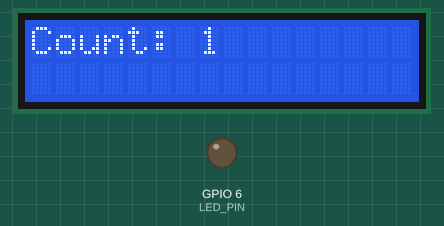
Recording of a sketch running on a simulated ESP32-S3. Shown: 16×2 character LCD, output pins drawn as LEDs (lit = HIGH). What the sketch prints to the serial monitor is not drawn.

Above: at 0.4 s.
At 9.0 s:
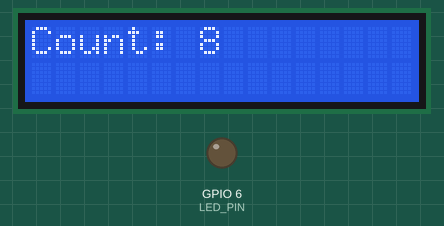
At 19.2 s:
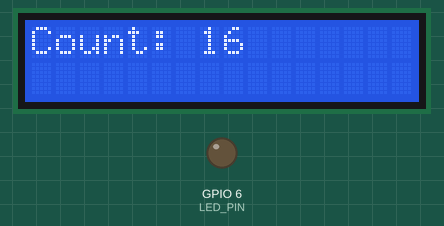
At 39.39 s:
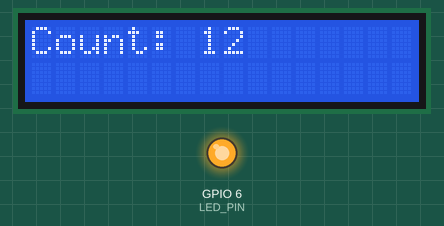
Timing chart, 0 to 40.0 s (numbered marks = the images above):
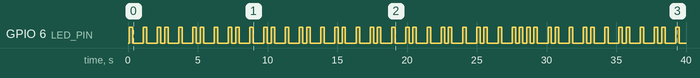

Measured:
- by itself, GPIO 6 (LED_PIN): LOW → HIGH at 0.07 s, → LOW 0.25 s later, → HIGH 0.77 s later, → LOW 0.25 s later, … (96 changes in this stretch)
- what the display in image 0 shows lasts 1.0 s, from 0.1 s to 1.1 s
- what the display in image 2 shows lasts 1.5 s, from 18.9 s to 20.4 s

The sketch:

Lab4Part1.ino
```cpp
// File Name: Lab4Part1
// Authors: Arjun Manu, Andrew Lin
// Date: 8/9/25
// Description: This sketch implements a Shortest Remaining Time First (SRTF) system to
//              schedule our tasks. All tasks' remaining times are reset after they have completed
//              and when then next task runs. This way, blink always preempts a task, and counting always
//              preempts the alphabet for every letter printed.

#include <Arduino.h>
#include <Wire.h>
#include <LiquidCrystal_I2C.h>
#include "freertos/FreeRTOS.h"
#include "freertos/task.h"

#define LED_PIN 6

LiquidCrystal_I2C lcd(0x27, 16, 2);

// Total time budgets
const TickType_t ledTotalTime = 500 / portTICK_PERIOD_MS;        // 500ms
const TickType_t counterTotalTime = 2000 / portTICK_PERIOD_MS;   // 2 sec
const TickType_t alphabetTotalTime = 13000 / portTICK_PERIOD_MS; // 13 sec

// Remaining times
volatile TickType_t remainingLedTime = ledTotalTime;
volatile TickType_t remainingCounterTime = counterTotalTime;
volatile TickType_t remainingAlphabetTime = alphabetTotalTime;

// Task handles
TaskHandle_t TaskBlinkHandle = NULL;
TaskHandle_t TaskCountHandle = NULL;
TaskHandle_t TaskAlphabetHandle = NULL;
TaskHandle_t SchedulerHandle = NULL;

// Internal state
int counter = 1;
char currentLetter = 'A';

// Name: ledTask
// Description: Blinks the LED and removes 500 ms from it's remaining time.
//              Then suspends itself for SRTF selection.
//              This task resets the other two tasks' remaining time if
//              they don't have any remaining time left.
void ledTask(void *arg) {
  while (1) {
    vTaskDelay(10 / portTICK_PERIOD_MS);
    if (remainingCounterTime == 0) {
      remainingLedTime = 2000 / portTICK_PERIOD_MS;
    }
    if (remainingAlphabetTime == 0) {
      remainingAlphabetTime = 13000 / portTICK_PERIOD_MS;
    }

    digitalWrite(LED_PIN, HIGH);
    vTaskDelay(250 / portTICK_PERIOD_MS);
    digitalWrite(LED_PIN, LOW);
    vTaskDelay(250 / portTICK_PERIOD_MS);
    //Serial.println("blink");

    remainingLedTime -= 500 / portTICK_PERIOD_MS;

    vTaskSuspend(NULL); // run once, suspend
  }
}

// Name: counterTask
// Description: Prints a number counter onto the LCD and removes
//              1000 ms from its remaining time. Goes up to 20 and
//              then resets back down to 0. Then suspends itself for
//              SRTF selection.
//              This task resets the other two tasks' remaining time if
//              they don't have any remaining time left.
void counterTask(void *arg) {
  static int count = 1;

  while (1) {
    if (remainingLedTime == 0) {
      remainingLedTime = ledTotalTime;
    }
    if (remainingAlphabetTime == 0) {
      remainingAlphabetTime = 13000 / portTICK_PERIOD_MS;
    }

    if (remainingCounterTime > 0) {
      lcd.clear();
      lcd.setCursor(0, 0);
      lcd.print("Count: ");
      lcd.print(count);
      count++;
      //Serial.println(count);

      if(count > 20){
          count = 1;
      }

      vTaskDelay(1000 / portTICK_PERIOD_MS);
      remainingCounterTime -= 1000 / portTICK_PERIOD_MS;
    }

    vTaskSuspend(NULL);
  }
}

// Name: alphabetTask
// Description: Prints the alphabet to the serial monitor and removes 1000 ms.
//              from its remaining time. Goes up from A-Z and then back down to A.
//              Then suspends itself for SRTF selection.
//              This task resets the other two tasks' remaining time if
//              they don't have any remaining time left.
void alphabetTask(void *arg) {
  static char letter = 'A';

  while (1) {
    if (remainingLedTime == 0) {
      remainingLedTime = 500 / portTICK_PERIOD_MS;
    }
    if (remainingCounterTime == 0) {
      remainingCounterTime = 2000 / portTICK_PERIOD_MS;
    }

    if (remainingAlphabetTime > 0) {
      Serial.print(letter++);
      Serial.print(" ");
      if (letter > 'Z') letter = 'A';

      vTaskDelay(1000 / portTICK_PERIOD_MS);
      remainingAlphabetTime -= 1000 / portTICK_PERIOD_MS;
    }

    vTaskSuspend(NULL);
  }
}

// Name: scheduleTasks
// Description: This task is the main function that handles the logic for SRTF selection.
//              It checks the condition of each remaining time and then resumes it.
void scheduleTasks(void *arg) {
  while (1) {
    // Pick the task with the shortest remaining time
    if (remainingLedTime > 0 &&
        (remainingLedTime <= remainingCounterTime || remainingCounterTime == 0) &&
        (remainingLedTime <= remainingAlphabetTime || remainingAlphabetTime == 0)) {
      vTaskResume(TaskBlinkHandle);
    } else if (remainingCounterTime > 0 &&
               (remainingCounterTime <= remainingAlphabetTime || remainingAlphabetTime == 0)) {
      vTaskResume(TaskCountHandle);

    } else if (remainingAlphabetTime > 0) {
      vTaskResume(TaskAlphabetHandle);
    }
    if(remainingAlphabetTime == 0){
      remainingAlphabetTime = alphabetTotalTime;
    }

    vTaskDelay(10 / portTICK_PERIOD_MS); // small delay between picks
  }
}

// Name: setup
// Description: Sets up the pins, the LCD, creates the tasks and pins them to their
//              respective cores.
void setup() {
  Serial.begin(115200);
  Wire.begin(); // adjust pins for your board
  lcd.init();
  lcd.backlight();
  pinMode(LED_PIN, OUTPUT);

  xTaskCreatePinnedToCore(ledTask, "LED", 2048, NULL, 1, &TaskBlinkHandle, 0);
  xTaskCreatePinnedToCore(counterTask, "Counter", 2048, NULL, 1, &TaskCountHandle, 0);
  xTaskCreatePinnedToCore(alphabetTask, "Alphabet", 2048, NULL, 1, &TaskAlphabetHandle, 0);
  xTaskCreatePinnedToCore(scheduleTasks, "Scheduler", 4096, NULL, 2, &SchedulerHandle, 0);
}

void loop() {}
```
